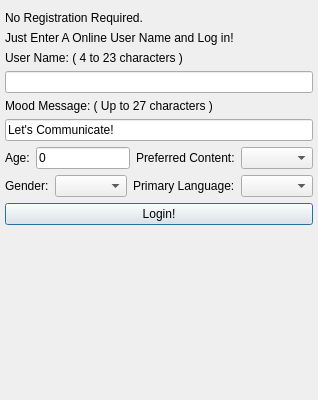
<?xml version="1.0" encoding="UTF-8"?>
<ui version="4.0">
 <class>CreateAccountClass</class>
 <widget class="QDialog" name="CreateAccountClass">
  <property name="windowModality">
   <enum>Qt::NonModal</enum>
  </property>
  <property name="geometry">
   <rect>
    <x>0</x>
    <y>0</y>
    <width>298</width>
    <height>400</height>
   </rect>
  </property>
  <property name="sizePolicy">
   <sizepolicy hsizetype="Expanding" vsizetype="Expanding">
    <horstretch>0</horstretch>
    <verstretch>0</verstretch>
   </sizepolicy>
  </property>
  <property name="windowTitle">
   <string>Create New Account</string>
  </property>
  <property name="modal">
   <bool>false</bool>
  </property>
  <layout class="QVBoxLayout" name="verticalLayout">
   <property name="leftMargin">
    <number>5</number>
   </property>
   <property name="topMargin">
    <number>5</number>
   </property>
   <property name="rightMargin">
    <number>5</number>
   </property>
   <property name="bottomMargin">
    <number>5</number>
   </property>
   <item>
    <widget class="TitleBarWidget" name="m_TitleBarWidget" native="true">
     <property name="sizePolicy">
      <sizepolicy hsizetype="Expanding" vsizetype="Minimum">
       <horstretch>0</horstretch>
       <verstretch>0</verstretch>
      </sizepolicy>
     </property>
     <property name="minimumSize">
      <size>
       <width>0</width>
       <height>0</height>
      </size>
     </property>
     <property name="maximumSize">
      <size>
       <width>16777215</width>
       <height>16777215</height>
      </size>
     </property>
    </widget>
   </item>
   <item>
    <widget class="QLabel" name="label">
     <property name="text">
      <string>No Registration Required.</string>
     </property>
    </widget>
   </item>
   <item>
    <widget class="QLabel" name="label_2">
     <property name="text">
      <string>Just Enter A Online User Name and Log in!</string>
     </property>
    </widget>
   </item>
   <item>
    <widget class="QLabel" name="m_UserNameLabel">
     <property name="text">
      <string>User Name: ( 4 to 23 characters )</string>
     </property>
    </widget>
   </item>
   <item>
    <widget class="QLineEdit" name="m_UserNameEdit">
     <property name="sizePolicy">
      <sizepolicy hsizetype="Expanding" vsizetype="Preferred">
       <horstretch>0</horstretch>
       <verstretch>0</verstretch>
      </sizepolicy>
     </property>
    </widget>
   </item>
   <item>
    <widget class="QLabel" name="m_MoodMessageLabel">
     <property name="text">
      <string>Mood Message: ( Up to 27 characters )</string>
     </property>
    </widget>
   </item>
   <item>
    <widget class="QLineEdit" name="m_MoodMessageEdit">
     <property name="sizePolicy">
      <sizepolicy hsizetype="Expanding" vsizetype="Preferred">
       <horstretch>0</horstretch>
       <verstretch>0</verstretch>
      </sizepolicy>
     </property>
     <property name="text">
      <string>Let's Communicate!</string>
     </property>
    </widget>
   </item>
   <item>
    <layout class="QHBoxLayout" name="horizontalLayout_5">
     <item>
      <widget class="QLabel" name="label_6">
       <property name="text">
        <string>Age:</string>
       </property>
      </widget>
     </item>
     <item>
      <widget class="QLineEdit" name="m_AgeEdit">
       <property name="sizePolicy">
        <sizepolicy hsizetype="Expanding" vsizetype="Preferred">
         <horstretch>0</horstretch>
         <verstretch>0</verstretch>
        </sizepolicy>
       </property>
       <property name="text">
        <string>0</string>
       </property>
      </widget>
     </item>
     <item>
      <widget class="QLabel" name="label_5">
       <property name="text">
        <string>Preferred Content:</string>
       </property>
      </widget>
     </item>
     <item>
      <widget class="QComboBox" name="m_ContentComboBox">
       <property name="sizePolicy">
        <sizepolicy hsizetype="Expanding" vsizetype="Preferred">
         <horstretch>0</horstretch>
         <verstretch>0</verstretch>
        </sizepolicy>
       </property>
       <property name="maxCount">
        <number>100</number>
       </property>
      </widget>
     </item>
    </layout>
   </item>
   <item>
    <layout class="QHBoxLayout" name="horizontalLayout_4">
     <item>
      <widget class="QLabel" name="label_3">
       <property name="text">
        <string>Gender:</string>
       </property>
      </widget>
     </item>
     <item>
      <widget class="QComboBox" name="m_GenderComboBox">
       <property name="sizePolicy">
        <sizepolicy hsizetype="Expanding" vsizetype="Preferred">
         <horstretch>0</horstretch>
         <verstretch>0</verstretch>
        </sizepolicy>
       </property>
      </widget>
     </item>
     <item>
      <widget class="QLabel" name="label_4">
       <property name="text">
        <string>Primary Language:</string>
       </property>
      </widget>
     </item>
     <item>
      <widget class="QComboBox" name="m_LanguageComboBox">
       <property name="sizePolicy">
        <sizepolicy hsizetype="Expanding" vsizetype="Preferred">
         <horstretch>0</horstretch>
         <verstretch>0</verstretch>
        </sizepolicy>
       </property>
      </widget>
     </item>
    </layout>
   </item>
   <item>
    <widget class="QPushButton" name="m_LoginButton">
     <property name="text">
      <string>Login!</string>
     </property>
    </widget>
   </item>
   <item>
    <spacer name="verticalSpacer">
     <property name="orientation">
      <enum>Qt::Vertical</enum>
     </property>
     <property name="sizeHint" stdset="0">
      <size>
       <width>20</width>
       <height>160</height>
      </size>
     </property>
    </spacer>
   </item>
   <item>
    <widget class="BottomBarWidget" name="m_BottomBarWidget" native="true">
     <property name="sizePolicy">
      <sizepolicy hsizetype="Expanding" vsizetype="Minimum">
       <horstretch>0</horstretch>
       <verstretch>0</verstretch>
      </sizepolicy>
     </property>
     <property name="minimumSize">
      <size>
       <width>30</width>
       <height>0</height>
      </size>
     </property>
     <property name="autoFillBackground">
      <bool>true</bool>
     </property>
    </widget>
   </item>
  </layout>
 </widget>
 <customwidgets>
  <customwidget>
   <class>TitleBarWidget</class>
   <extends>QWidget</extends>
   <header>TitleBarWidget.h</header>
   <container>1</container>
  </customwidget>
  <customwidget>
   <class>BottomBarWidget</class>
   <extends>QWidget</extends>
   <header location="global">BottomBarWidget.h</header>
   <container>1</container>
  </customwidget>
 </customwidgets>
 <resources/>
 <connections/>
</ui>
